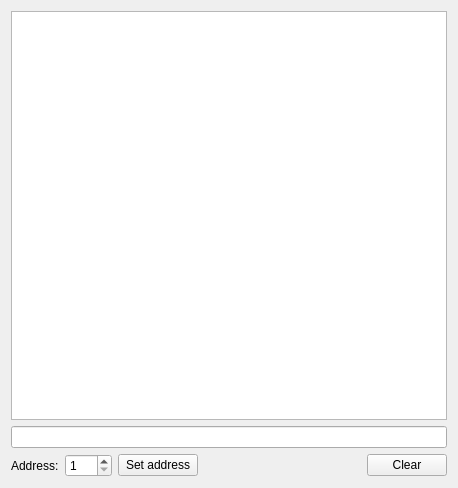
<?xml version="1.0" encoding="UTF-8"?>
<ui version="4.0">
 <class>terminalDialog</class>
 <widget class="QDialog" name="terminalDialog">
  <property name="geometry">
   <rect>
    <x>0</x>
    <y>0</y>
    <width>458</width>
    <height>488</height>
   </rect>
  </property>
  <property name="maximumSize">
   <size>
    <width>16777215</width>
    <height>16777215</height>
   </size>
  </property>
  <property name="windowTitle">
   <string>Terminal</string>
  </property>
  <layout class="QVBoxLayout" name="verticalLayout_2">
   <item>
    <layout class="QVBoxLayout" name="verticalLayout">
     <item>
      <widget class="QTextEdit" name="textEdit">
       <property name="font">
        <font>
         <family>Courier New</family>
         <pointsize>10</pointsize>
        </font>
       </property>
       <property name="readOnly">
        <bool>true</bool>
       </property>
      </widget>
     </item>
     <item>
      <widget class="QLineEdit" name="lineEditCommand"/>
     </item>
    </layout>
   </item>
   <item>
    <layout class="QGridLayout" name="gridLayout">
     <item row="0" column="0">
      <widget class="QLabel" name="label">
       <property name="text">
        <string>Address:</string>
       </property>
      </widget>
     </item>
     <item row="0" column="1">
      <widget class="QSpinBox" name="spinBoxAddress">
       <property name="minimum">
        <number>1</number>
       </property>
       <property name="maximum">
        <number>255</number>
       </property>
      </widget>
     </item>
     <item row="0" column="2">
      <widget class="QPushButton" name="pushButtonSetAddress">
       <property name="text">
        <string>Set address</string>
       </property>
       <property name="autoDefault">
        <bool>false</bool>
       </property>
      </widget>
     </item>
     <item row="0" column="4">
      <spacer name="horizontalSpacer">
       <property name="orientation">
        <enum>Qt::Horizontal</enum>
       </property>
       <property name="sizeHint" stdset="0">
        <size>
         <width>40</width>
         <height>20</height>
        </size>
       </property>
      </spacer>
     </item>
     <item row="0" column="5">
      <widget class="QPushButton" name="pushButtonClear">
       <property name="text">
        <string>Clear</string>
       </property>
       <property name="autoDefault">
        <bool>false</bool>
       </property>
      </widget>
     </item>
    </layout>
   </item>
  </layout>
 </widget>
 <resources/>
 <connections/>
</ui>
